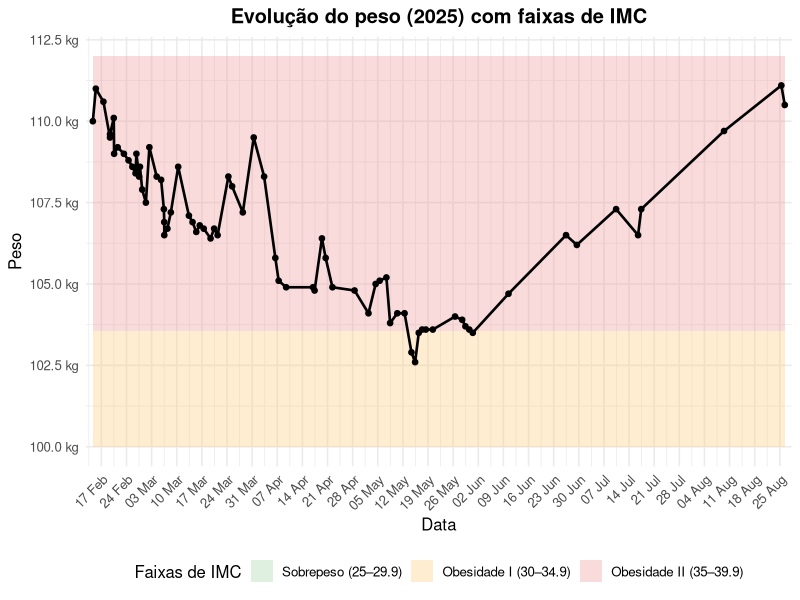

This figure's R source:
## ---- chunk 1
#| label: tbl-voluntariados
#| tbl-cap: Assinatura dos voluntariados

library(readr)
library(dplyr)
library(knitr)

voluntariados <- read_csv("csv/voluntariados.csv")


kable(voluntariados, format = "pipe")
## ---- chunk 2
library(readr)
library(dplyr)
library(knitr)

participacao_em_equipe <- read_csv(
  "csv/participacao_em_equipe.csv",
  col_types = cols(`Data Início` = col_date(format = "%d/%m/%Y"))
) %>%
  select(-`Cód. Turma`) %>%           # Remove a coluna
  mutate(`Data Início` = format(`Data Início`, "%d/%m/%Y"))  # Reformatar data

kable(participacao_em_equipe, format = "pipe")
## ---- chunk 3
library(readr)
library(dplyr)
library(knitr)

historico <- read_csv(
  "csv/historico.csv",
  col_types = cols(`Data Início` = col_date(format = "%d/%m/%Y"))
) %>%
  select(-`Cód.Turma`) %>%  # Remove a coluna de código da turma
  mutate(`Data Início` = format(`Data Início`, "%d/%m/%Y"))  # Reformatar data

kable(historico, format = "pipe")
## ---- chunk 4
#| label: tbl-compras
#| tbl-cap: Lista das compras
library(readr)
library(dplyr)
library(knitr)

compras <- read_csv(
  "csv/compras.csv",
  col_types = cols(Data = col_date(format = "%m/%d/%Y"))
) %>%
  select(Data, Loja, Categoria, Produto) %>%  # Mantém apenas as 4 primeiras colunas
  mutate(Data = format(Data, "%d/%m/%Y"))     # Reformatar data para dd/mm/aaaa

kable(compras, format = "pipe")
## ---- chunk 5
#| label: tbl-acoplamentarium
#| tbl-cap: Cursos de Acoplamentarium de 2025
#| 
library(readr)
library(dplyr)
library(knitr)

acomplamentarium <- read_csv(
  "csv/acoplamentarium.csv",
  col_types = cols(Data = col_date(format = "%d/%m/%Y"))
) %>%
  mutate(Data = format(Data, "%d/%m/%Y"))  # Formatar datas no padrão dd/mm/aaaa

kable(acomplamentarium, format = "pipe")
## ---- chunk 6
#| label: fig-peso-mmc-2025
#| fig-cap: "Evolução do peso em 2025 com faixas de IMC (OMS)"
#| echo: false

library(readr)
library(dplyr)
library(lubridate)
library(ggplot2)
library(scales)
library(tibble)

# === PARAMETRO: sua altura em metros ===
altura_m <- 1.72  # <- ajuste aqui

# Função para converter IMC em peso (kg) dado altura
peso_imc <- function(imc, h) imc * h^2

# Cortes OMS para obesidade
w30 <- peso_imc(30, altura_m)  # início Obesidade I
w35 <- peso_imc(35, altura_m)  # início Obesidade II
w40 <- peso_imc(40, altura_m)  # início Obesidade III

# Intervalo que você quer destacar no gráfico
ymin_plot <- 100
ymax_plot <- 112

# Tabela de faixas com cores mais nítidas
faixas <- tribble(
  ~cat,             ~ymin, ~ymax, ~fill,
  "Sobrepeso (25–29.9)",                peso_imc(25, altura_m), min(w30, ymax_plot), "#A5D6A7",
  "Obesidade I (30–34.9)",              max(w30, ymin_plot),     min(w35, ymax_plot), "#FFCC80",
  "Obesidade II (35–39.9)",             max(w35, ymin_plot),     min(w40, ymax_plot), "#EF9A9A",
  "Obesidade III (≥40)",                max(w40, ymin_plot),     ymax_plot,           "#F48FB1"
) %>%
  filter(ymax > ymin) %>%
  mutate(ymin = pmax(ymin, ymin_plot),
         ymax = pmin(ymax, ymax_plot))

# Lê e prepara os dados
dados <- read_csv("csv/TrackAndGraph-null-20250902-181047.csv")

peso_2025 <- dados %>%
  filter(FeatureName == "Peso") %>%
  mutate(
    Timestamp = ymd_hms(Timestamp),
    Value = as.numeric(Value)
  ) %>%
  filter(year(Timestamp) == 2025) %>%
  arrange(Timestamp)

# limites do eixo X para pintar as faixas no fundo
xmin <- min(peso_2025$Timestamp, na.rm = TRUE)
xmax <- max(peso_2025$Timestamp, na.rm = TRUE)

# Define locale para português
Sys.setlocale("LC_TIME", "pt_BR.UTF-8") # Windows: "Portuguese_Brazil.1252"

ggplot() +
  # Faixas de IMC no fundo
  geom_rect(data = faixas,
            aes(xmin = xmin, xmax = xmax, ymin = ymin, ymax = ymax, fill = cat),
            inherit.aes = FALSE, alpha = 0.35, color = NA) +
  # Série temporal do peso
  geom_line(data = peso_2025, aes(x = Timestamp, y = Value), linewidth = 0.9) +
  geom_point(data = peso_2025, aes(x = Timestamp, y = Value), size = 1.6) +
  # Escalas
  scale_x_datetime(
    date_labels = "%d %b",   # dia + mês abreviado em português
    date_breaks = "1 week",
    expand = expansion(mult = c(0.01, 0.01))
  ) +
  scale_y_continuous(limits = c(ymin_plot, ymax_plot), labels = label_number(suffix = " kg")) +
  # Cores e legenda
  scale_fill_manual(
    name = "Faixas de IMC",
    values = setNames(faixas$fill, faixas$cat),
    breaks = faixas$cat
  ) +
  labs(
    title = "Evolução do peso (2025) com faixas de IMC",
    x = "Data",
    y = "Peso"
  ) +
  theme_minimal(base_size = 12) +
  theme(
    plot.title = element_text(face = "bold", hjust = 0.5),
    axis.text.x = element_text(angle = 45, hjust = 1),
    legend.position = "bottom"
  )


